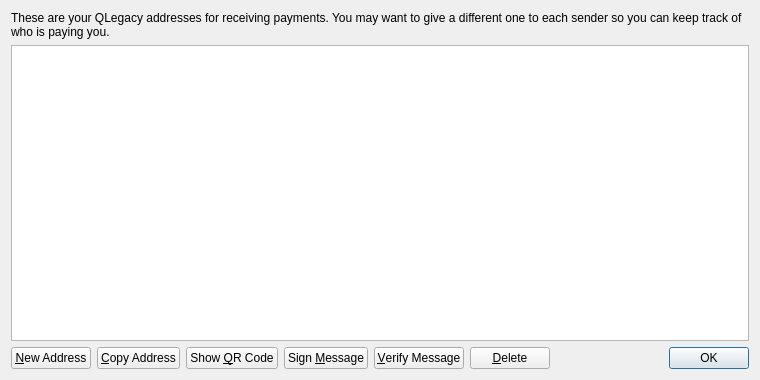
<?xml version="1.0" encoding="UTF-8"?>
<ui version="4.0">
 <class>AddressBookPage</class>
 <widget class="QWidget" name="AddressBookPage">
  <property name="geometry">
   <rect>
    <x>0</x>
    <y>0</y>
    <width>760</width>
    <height>380</height>
   </rect>
  </property>
  <property name="windowTitle">
   <string>Address Book</string>
  </property>
  <layout class="QVBoxLayout" name="verticalLayout">
   <item>
    <widget class="QLabel" name="labelExplanation">
     <property name="text">
      <string>These are your QLegacy addresses for receiving payments. You may want to give a different one to each sender so you can keep track of who is paying you.</string>
     </property>
     <property name="textFormat">
      <enum>Qt::PlainText</enum>
     </property>
     <property name="wordWrap">
      <bool>true</bool>
     </property>
    </widget>
   </item>
   <item>
    <widget class="QTableView" name="tableView">
     <property name="contextMenuPolicy">
      <enum>Qt::CustomContextMenu</enum>
     </property>
     <property name="toolTip">
      <string>Double-click to edit address or label</string>
     </property>
     <property name="tabKeyNavigation">
      <bool>false</bool>
     </property>
     <property name="selectionMode">
      <enum>QAbstractItemView::SingleSelection</enum>
     </property>
     <property name="selectionBehavior">
      <enum>QAbstractItemView::SelectRows</enum>
     </property>
     <property name="sortingEnabled">
      <bool>true</bool>
     </property>
     <attribute name="verticalHeaderVisible">
      <bool>false</bool>
     </attribute>
    </widget>
   </item>
   <item>
    <layout class="QHBoxLayout" name="horizontalLayout">
     <item>
      <widget class="QPushButton" name="newAddressButton">
       <property name="toolTip">
        <string>Create a new address</string>
       </property>
       <property name="text">
        <string>&amp;New Address</string>
       </property>
      </widget>
     </item>
     <item>
      <widget class="QPushButton" name="copyToClipboard">
       <property name="toolTip">
        <string>Copy the currently selected address to the system clipboard</string>
       </property>
       <property name="text">
        <string>&amp;Copy Address</string>
       </property>
      </widget>
     </item>
     <item>
      <widget class="QPushButton" name="showQRCode">
       <property name="text">
        <string>Show &amp;QR Code</string>
       </property>
      </widget>
     </item>
     <item>
      <widget class="QPushButton" name="signMessage">
       <property name="toolTip">
        <string>Sign a message to prove you own a QLegacy address</string>
       </property>
       <property name="text">
        <string>Sign &amp;Message</string>
       </property>
      </widget>
     </item>
     <item>
      <widget class="QPushButton" name="verifyMessage">
       <property name="toolTip">
        <string>Verify a message to ensure it was signed with a specified QLegacy address</string>
       </property>
       <property name="text">
        <string>&amp;Verify Message</string>
       </property>
      </widget>
     </item>
     <item>
      <widget class="QPushButton" name="deleteButton">
       <property name="toolTip">
        <string>Delete the currently selected address from the list</string>
       </property>
       <property name="text">
        <string>&amp;Delete</string>
       </property>
      </widget>
     </item>
     <item>
      <spacer name="horizontalSpacer">
       <property name="orientation">
        <enum>Qt::Horizontal</enum>
       </property>
       <property name="sizeHint" stdset="0">
        <size>
         <width>40</width>
         <height>20</height>
        </size>
       </property>
      </spacer>
     </item>
     <item>
      <widget class="QDialogButtonBox" name="buttonBox">
       <property name="sizePolicy">
        <sizepolicy hsizetype="Maximum" vsizetype="Fixed">
         <horstretch>0</horstretch>
         <verstretch>0</verstretch>
        </sizepolicy>
       </property>
       <property name="standardButtons">
        <set>QDialogButtonBox::Ok</set>
       </property>
      </widget>
     </item>
    </layout>
   </item>
  </layout>
 </widget>
 <resources>
  <include location="../bitcoin.qrc"/>
 </resources>
 <connections/>
</ui>
